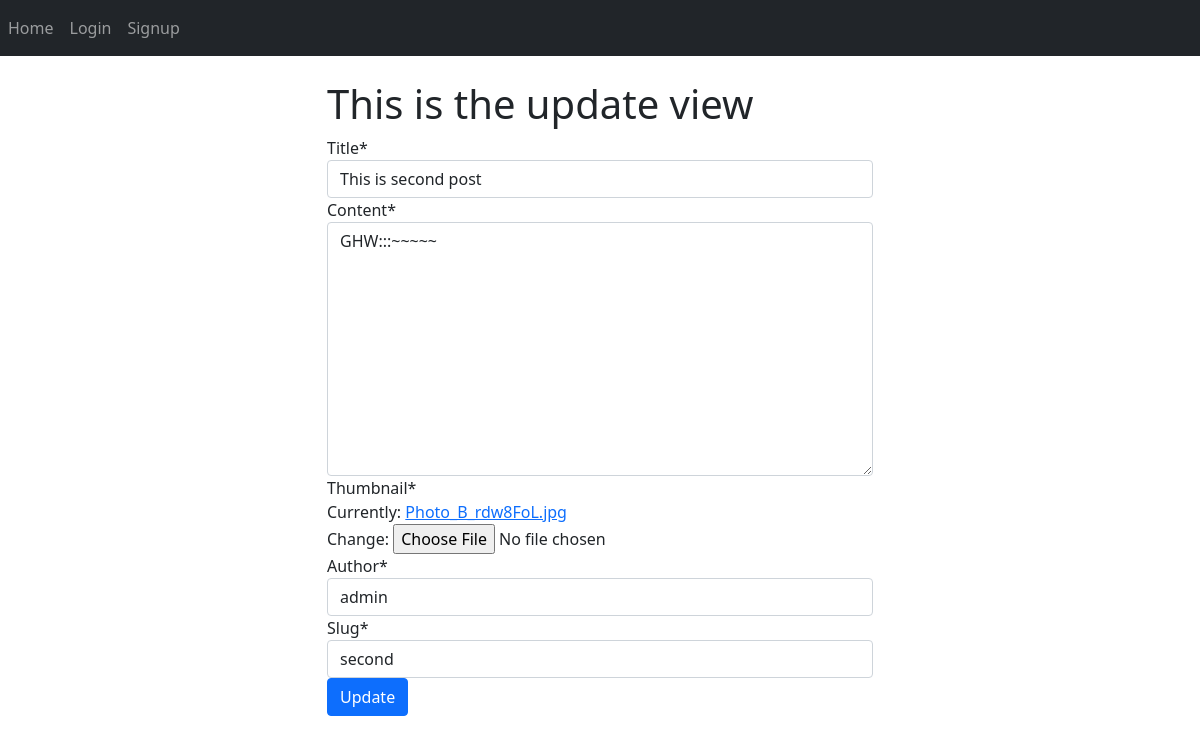
The page /second/update/ on the database as committed earlier.
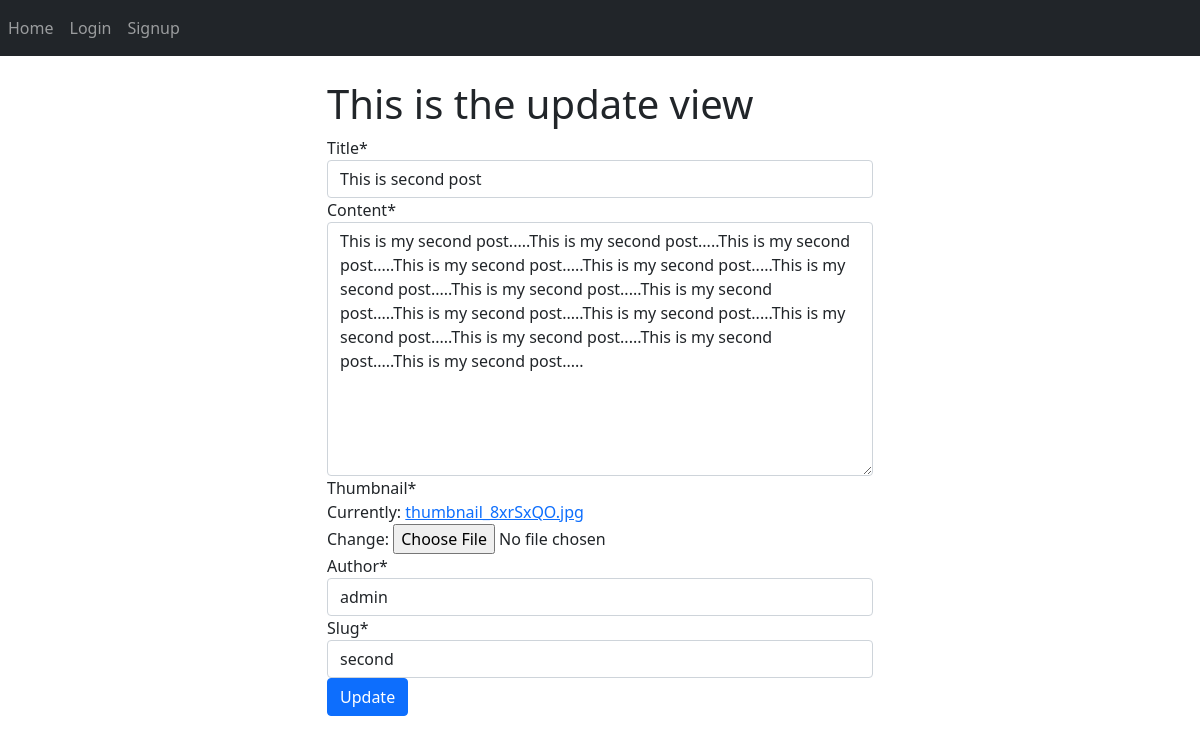
The same page on the database as committed later.
### posts/models.py (models this page shows, shortened)
class Post(models.Model):
    title = models.CharField(max_length=100)
    content = models.TextField()
    thumbnail = models.ImageField()
    publish_date = models.DateTimeField(auto_now_add=True)
    last_updated = models.DateTimeField(auto_now=True)
    author = models.ForeignKey(User, on_delete=models.CASCADE)
    slug = models.SlugField()

### posts/views.py (the view)
# urls.py: path('<slug>/update/', PostUpdateView.as_view(), name='update'),
class PostUpdateView(UpdateView):
    form_class = PostForm
    model = Post
    success_url = '/'
    def get_context_data(self, **kwargs):
        context = super().get_context_data(**kwargs)
        context.update({
            'view_type' : 'update'
        })
        return context

### posts/forms.py
class PostForm(forms.ModelForm):
    class Meta:
        model = Post
        fields = ('__all__')

### posts/models.py (called while the page is built)
    def __str__(self):
        return self.username

### templates/posts/post_form.html (shortened to what this page needs)
{% extends 'base.html' %}
{% load crispy_forms_tags %}
{% block content %}
<div class="container">
    <div class='col-md-6 offset-md-3'>
    <h1>This is the {{ view_type }} view</h1>
    <form method="POST" enctype='multipart/form-data'>
        {{ form|crispy}}
        <button class='btn btn-primary' type='submit'>{{ view_type|title }}</button>
    </form>
    </div>
</div>
{% endblock content %}

Rows that differ between the two databases and show on the page:
changed Post "This is second post": content "GHW:::~~~~~" → "This is my second post.....This is my second post.....This is my second post.....This is my second post.....This is my second post.....This is my second post.....This is my second post.....This is my second post.....This is my second post.....This is my second post.....This is my second post.....This is my second post.....This is my second post.....This is my second post....."
Other text that changed with them:
text no longer shown: "Title * Content * Thumbnail * Currently: Photo_B_rdw8FoL.jpg Change: Author * Slug *"
text now shown: "Title * Content * Thumbnail * Currently: thumbnail_8xrSxQO.jpg Change: Author * Slug *"
